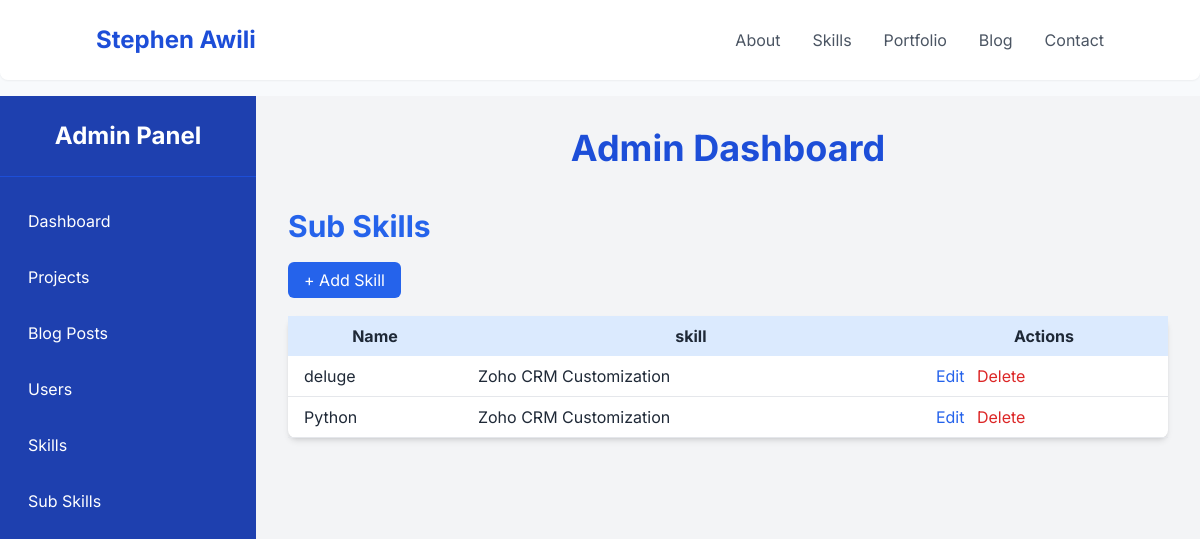
/admin/subskills, run on the app's committed database.
### model.py (models this page shows, shortened)
class SubSkill(db.Model):
    id = db.Column(db.Integer, primary_key=True)
    name = db.Column(db.String(50), nullable=False)
    skill_id = db.Column(db.Integer, db.ForeignKey('skill.id'), nullable=False)
    projects = db.relationship('Project', secondary='project_subskill', back_populates='subskills')

class Skill(db.Model):
    id = db.Column(db.Integer, primary_key=True)
    name = db.Column(db.String(50), unique=True, nullable=False)
    description = db.Column(db.String(200), nullable=True)
    subskills = db.relationship('SubSkill', backref='skill', lazy=True)

### app.py (the view)
@app.route("/admin/subskills")
def manage_subskills():
    form = SubSkillForm()
    subskills = SubSkill.query.all()
    return render_template("admin/manage_subskills.html", subskills=subskills)

### templates/admin/manage_subskills.html
{% extends "admin/admin.html" %}
{% block admin_content %}
<div class="max-w-5xl mx-auto mt-10">
    <h1 class="text-3xl font-bold text-blue-600 mb-6">Sub Skills</h1>
    <a href="{{ url_for('add_subskill') }}" class="bg-blue-600 text-white px-4 py-2 rounded-md">+ Add Skill</a>
    <table class="w-full mt-6 bg-white shadow-md rounded-lg">
        <thead class="bg-blue-100">
            <tr>
                <th class="py-2 px-4">Name</th>
                <th class="py-2 px-4">skill</th>
                <th class="py-2 px-4">Actions</th>
            </tr>
        </thead>
        <tbody>
            {% for subskill in subskills %}
            <tr class="border-b">
                <td class="py-2 px-4">{{ subskill.name }}</td>
                <td class="py-2 px-4">{{ subskill.skill.name }}</td>
                <td class="py-2 px-4 space-x-2">
                    <a href="{{ url_for('edit_subskill', subskill_id=subskill.id) }}" class="text-blue-600">Edit</a>
                    <a href="{{ url_for('delete_subskill', subskill_id=subskill.id) }}" class="text-red-600">Delete</a>
                </td>
            </tr>
            {% endfor %}
        </tbody>
    </table>
</div>
{% endblock %}

### templates/base.html (style rules this page uses)
body { font-family: 'Inter', sans-serif; scroll-behavior: smooth; background-color: #f8fafc; }

### data on the page
SubSkill: name "deluge", skill.name "Zoho CRM Customization"
SubSkill: name "Python", skill.name "Zoho CRM Customization"
